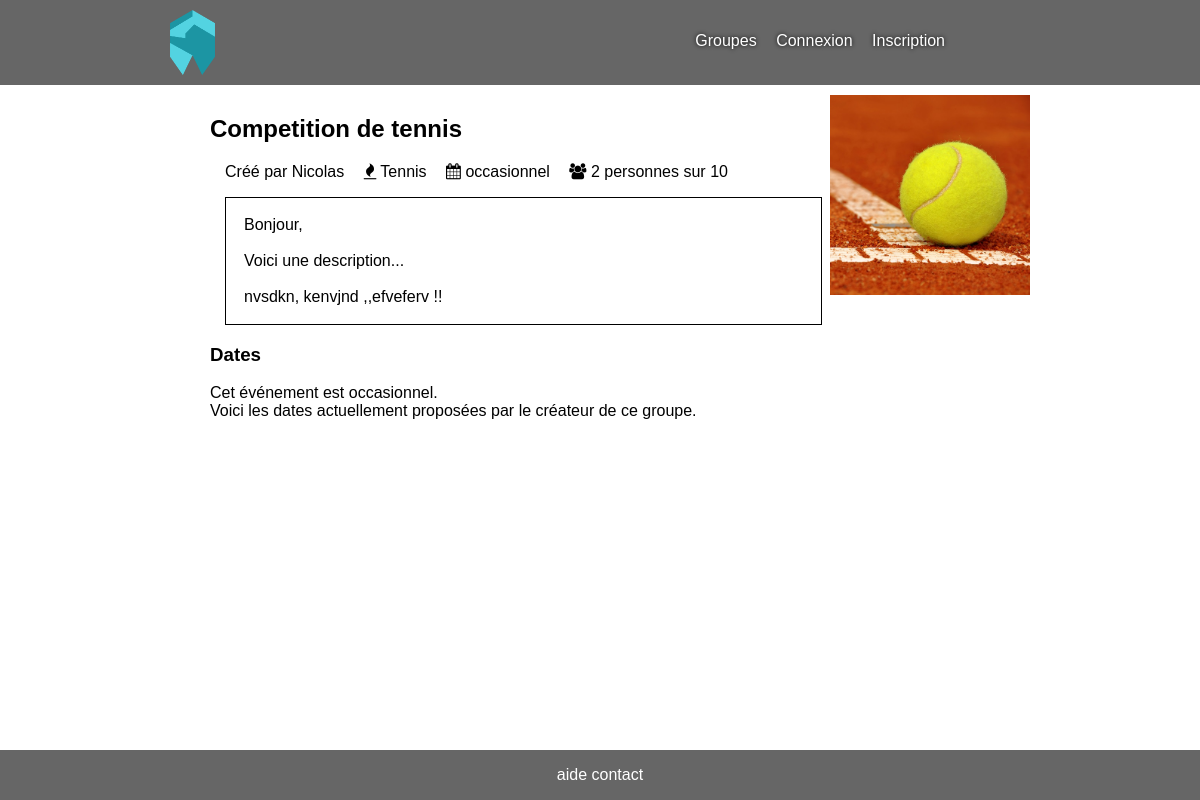
Page /?page=groupe&id=1 on the committed database.
### tables this page shows
CREATE TABLE `sports` (
  `id` int(11) NOT NULL,
  `nom` varchar(255) NOT NULL,
  `description` text NOT NULL
);

CREATE TABLE `groupes` (
  `id` int(11) NOT NULL,
  `titre` varchar(255) NOT NULL,
  `description` text NOT NULL,
  `id_sport` int(11) NOT NULL,
  `id_club` int(11) NOT NULL,
  `max_participants` int(11) NOT NULL,
  `min_participants` int(11) NOT NULL,
  `visibilite` enum('public','prive') NOT NULL,
  `recurrence` enum('occasionnel','quotidien','hebdomadaire','mensuel','annuel') NOT NULL,
  `niveau` int(11) NOT NULL
);

CREATE TABLE `membres` (
  `id` int(11) NOT NULL,
  `nom` varchar(255) NOT NULL,
  `prenom` varchar(255) NOT NULL,
  `email` varchar(255) NOT NULL,
  `mot_de_passe` varchar(255) NOT NULL,
  `description` text,
  `date_naissance` date DEFAULT NULL,
  `localisation` varchar(255) DEFAULT NULL,
  `sexe` enum('homme','femme','autre') DEFAULT NULL,
  `bannis` tinyint(1) NOT NULL DEFAULT '0',
  `role` enum('membre','admin') NOT NULL DEFAULT 'membre',
  `activite_forum` varchar(255) NOT NULL DEFAULT '0'
);

### controleurs/groupe.php (called while the page is built)
<?php
include 'modeles/groupes.php';
$infos_groupe = infos_groupe((int) $_GET['id']);
include 'vues/groupe.php';

### modeles/groupes.php (called while the page is built, shortened)
<?php
function infos_groupe($id) {
	global $pdo;
	$stmt = $pdo->prepare('SELECT s.nom AS nom_sport, m.*, g.* FROM groupes_membres AS g_m
																LEFT JOIN groupes AS g ON g.id = g_m.id_groupe
																LEFT JOIN membres AS m ON m.id = g_m.id_membre
																LEFT JOIN sports AS s ON s.id = g.id_sport
															WHERE g.id = :id');
	$stmt->bindValue('id', $id, PDO::PARAM_INT);
	$stmt->execute();
	return $stmt->fetch();
}

### vues/groupe.php (the view)
<div class="groupe">
	<div class="photo" style="background-image: url('static/user/groupes/tennis_1.png');"></div>
	<div class="details">
		<h2><?php echo $infos_groupe['titre']; ?></h2>
		<p class="specifications">
			<span>Créé par <?php echo $infos_groupe['prenom']; ?></span>
			<span><i class="fa fa-fire"></i> <?php echo $infos_groupe['nom_sport']; ?></span>
			<span><i class="fa fa-calendar"></i> <?php echo $infos_groupe['recurrence']; ?></span>
			<span><i class="fa fa-users"></i> 2 personnes sur <?php echo $infos_groupe['max_participants']; ?></span>
		</p>
		<p class="description"><?php echo nl2br($infos_groupe['description']); ?></p>
		<h3>Dates</h3>
		<p>Cet événement est <?php echo $infos_groupe['recurrence']; ?>.<br>Voici les dates actuellement proposées par le créateur de ce groupe.</p>
	</div>
</div>

### static/css/style.css (style rules this page uses)
html, body { font-family: Helvetica, serif; margin:0; padding: 0; }

### static/css/groupe.css (style rules this page uses)
.groupe .photo { width:200px; height:200px; float: right; background-size: 200px; background-position: center center; }
.groupe .details { margin-left:40px; display: inline-block; width: 65% }
.groupe .details .specifications span { margin-left:15px; }
.groupe .details p.description { margin: 15px; border: 1px solid black; padding: 18px; width: 100%; text-align: justify; }

### rows in the picture
sports: groupes.titre "Competition de tennis", membres.prenom "Nicolas", nom "Tennis", groupes.recurrence "occasionnel", groupes.max_participants "10", groupes.description "Bonjour, Voici une description... nvsdkn, kenvjnd ,,efveferv !!"
